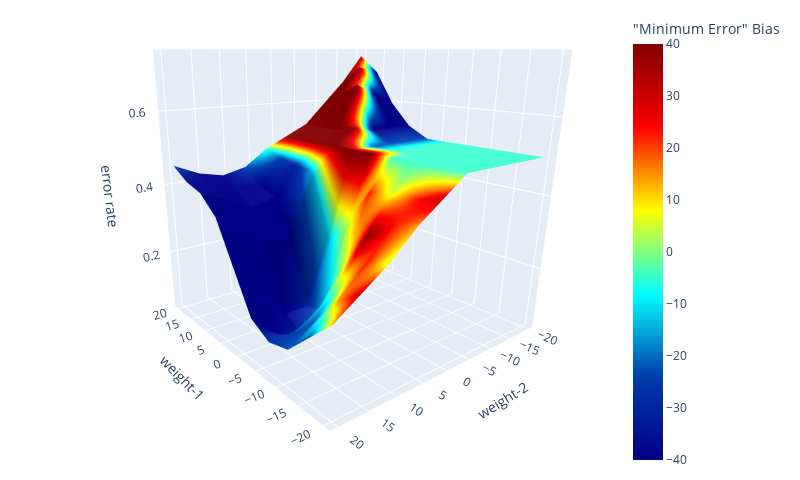

Notebook cell for this chart:
### Code cell
import plotly.graph_objects as go
#scales = ['Blackbody','Bluered','Blues','Earth','Electric','Greens','Greys','Hot','Jet','Picnic','Portland','Rainbow','RdBu','Reds','Viridis','YlGnBu','YlOrRd']
scales=['Jet']
for scale in scales:
    print(f"Scale = {scale}")
    fig = go.Figure(data=[go.Surface( 
        x=weight1, 
        y=weight2, 
        z=errors, 
        surfacecolor = biases, 
        colorscale=scale,
        colorbar={"title": '"Minimum Error" Bias'}
    )])
    fig.update_layout(scene = dict(
                        xaxis_title='weight-1',
                        yaxis_title='weight-2',
                        zaxis_title='error rate'
                        ),
                        width=800,
                        height=480,                      
                        margin=dict(r=20, b=10, l=10, t=10))
    fig.show()

### Figure 1 — Plotly figure (JSON) as saved in the notebook; plotly's stock layout.template omitted (floating-point values rounded to 4 significant figures)
{"data": [{"colorbar": {"title": {"text": "\"Minimum Error\" Bias"}}, "colorscale": [[0, "rgb(0,0,131)"], [0.2, "rgb(0,60,170)"], [0.4, "rgb(5,255,255)"], [0.6, "rgb(255,255,0)"], [0.8, "rgb(250,0,0)"], [1, "rgb(128,0,0)"]], "surfacecolor": [[-4.444, -4.444, -4.444, -4.444, -4.444, -22.22, -40, -40, -40, 31.11], [-4.444, -4.444, -4.444, -4.444, -4.444, -22.22, -40, -40, 40, 40], [-4.444, -4.444, -4.444, -4.444, -4.444, -22.22, -40, 40, 40, 40], [-4.444, -4.444, -4.444, -4.444, -4.444, -22.22, 40, 40, 40, 40], [-4.444, -4.444, -4.444, -4.444, 40, 40, 40, 40, 40, 40], [31.11, 22.22, 4.444, 22.22, 4.444, -13.33, -13.33, -31.11, -22.22, -4.444], [13.33, 22.22, 40, 4.444, -13.33, -31.11, -40, -40, -40, -22.22], [4.444, 22.22, 4.444, -13.33, -31.11, -40, -40, -40, -40, -40], [31.11, 13.33, -22.22, -22.22, -40, -40, -40, -40, -40, -40], [13.33, -22.22, -22.22, -31.11, -40, -40, -40, -40, -40, -22.22]], "type": "surface", "x": [-20, -15.56, -11.11, -6.667, -2.222, 2.222, 6.667, 11.11, 15.56, 20], "y": [-20, -15.56, -11.11, -6.667, -2.222, 2.222, 6.667, 11.11, 15.56, 20], "z": [[0.5, 0.5, 0.5, 0.5, 0.5, 0.5, 0.5312, 0.5938, 0.6875, 0.7344], [0.5, 0.5, 0.5, 0.5, 0.5, 0.5, 0.5312, 0.625, 0.7031, 0.6562], [0.5, 0.5, 0.5, 0.5, 0.5, 0.5, 0.5312, 0.6562, 0.625, 0.5938], [0.5, 0.5, 0.5, 0.5, 0.5, 0.5, 0.5469, 0.5312, 0.5312, 0.5312], [0.5, 0.5, 0.5, 0.5, 0.5, 0.5, 0.5, 0.5, 0.5, 0.5], [0.4531, 0.4375, 0.4375, 0.4219, 0.3281, 0.25, 0.4375, 0.4375, 0.4531, 0.4688], [0.4062, 0.375, 0.3438, 0.25, 0.09375, 0.07812, 0.2656, 0.3594, 0.375, 0.4219], [0.3438, 0.3125, 0.25, 0.1562, 0.04688, 0.07812, 0.2656, 0.3438, 0.375, 0.4062], [0.2969, 0.25, 0.1719, 0.1094, 0.0625, 0.1875, 0.3125, 0.375, 0.4062, 0.4219], [0.25, 0.1875, 0.125, 0.1094, 0.1406, 0.25, 0.3594, 0.4062, 0.4219, 0.4531]]}], "layout": {"dragmode": "zoom", "height": 480, "margin": {"b": 10, "l": 10, "r": 20, "t": 10}, "scene": {"aspectmode": "auto", "aspectratio": {"x": 1, "y": 1, "z": 1}, "camera": {"center": {"x": 0.1396, "y": 0.07383, "z": -0.203}, "eye": {"x": -1.483, "y": 1.326, "z": 0.5028}, "projection": {"type": "perspective"}, "up": {"x": 0, "y": 0, "z": 1}}, "dragmode": "turntable", "xaxis": {"title": {"text": "weight-1"}, "type": "linear"}, "yaxis": {"title": {"text": "weight-2"}, "type": "linear"}, "zaxis": {"title": {"text": "error rate"}, "type": "linear"}}, "width": 800}}
